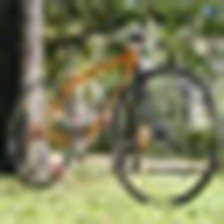
#> input picture dataset/bicycle/bicycle_001.jpg, 224 x 224 px
$ python -i processamento.py   (imports and definitions only)
#> lines starting #> are read from the running program, lines starting #| are printed output that depends on the picture
import cv2
import numpy as np
from PIL import Image

def carregar_imagem(arquivo):
    # Converte o arquivo enviado pelo Streamlit para uma matriz NumPy
    imagem_pil = Image.open(arquivo).convert("RGB")
    return np.array(imagem_pil)

def converter_para_cinza(imagem):
    # Converte uma imagem RGB para escala de cinza
    return cv2.cvtColor(imagem, cv2.COLOR_RGB2GRAY)

def detectar_bordas(imagem_cinza):
    # Detecta bordas usando o algoritmo Canny
    return cv2.Canny(imagem_cinza, 100, 200)

def redimensionar_imagem(imagem, largura=300, altura=300):
    # Redimensiona todas as imagens para o mesmo tamanho
    return cv2.resize(imagem, (largura, altura))

def processar_imagem(arquivo):
    # Executa o processamento utilizado na visualização e comparação tradicional
    original = carregar_imagem(arquivo)
    redimensionada = redimensionar_imagem(original)
    cinza = converter_para_cinza(redimensionada)
    bordas = detectar_bordas(cinza)
    return original, redimensionada, cinza, bordas

def processar_imagem_caminho(caminho):
    # Processa uma imagem existente no dataset
#> called with caminho = '../dataset/bicycle/bicycle_001.jpg'
    imagem = cv2.imread(caminho)
#> imagem is the input picture: shape (224, 224, 3); mean B, G, R 92.2, 127.1, 125.3
    if imagem is None:
        return None
    imagem = cv2.cvtColor(imagem, cv2.COLOR_BGR2RGB)
    redimensionada = redimensionar_imagem(imagem)
#> in redimensionar_imagem, `return cv2.resize(imagem, (largura, altura))`:
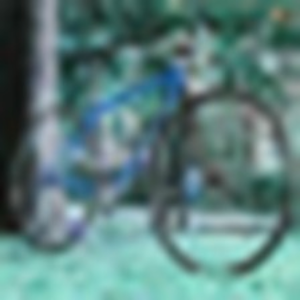
#> returned value: shape (300, 300, 3); mean of channels 0, 1, 2 125.1, 127, 92.1; drawn as B, G, R
    cinza = converter_para_cinza(redimensionada)
#> in converter_para_cinza, `return cv2.cvtColor(imagem, cv2.COLOR_RGB2GRAY)`:
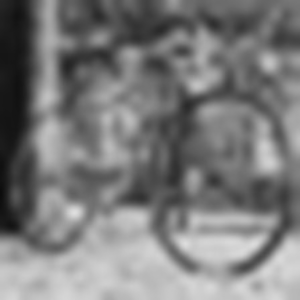
#> returned value: shape (300, 300); min 12, max 222, mean 122.5
    return detectar_bordas(cinza)
#> in detectar_bordas, `return cv2.Canny(imagem_cinza, 100, 200)`: returned value: shape (300, 300); every value is 0

>>> result = processar_imagem_caminho('../dataset/bicycle/bicycle_001.jpg')

$ run again, on dataset/bicycle/bicycle_002.jpg
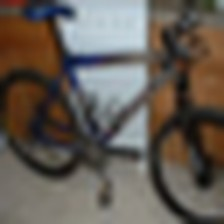
#> input picture dataset/bicycle/bicycle_002.jpg, 224 x 224 px
#> in processar_imagem_caminho, imagem is the input picture: shape (224, 224, 3); mean B, G, R 84.3, 92.2, 100.3
#> in redimensionar_imagem, `return cv2.resize(imagem, (largura, altura))`:
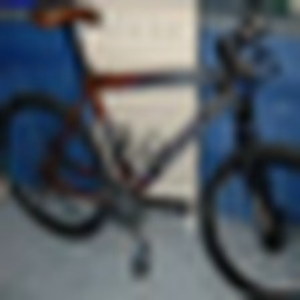
#> returned value: shape (300, 300, 3); mean of channels 0, 1, 2 100.1, 92.1, 84.2; drawn as B, G, R
#> in converter_para_cinza, `return cv2.cvtColor(imagem, cv2.COLOR_RGB2GRAY)`:
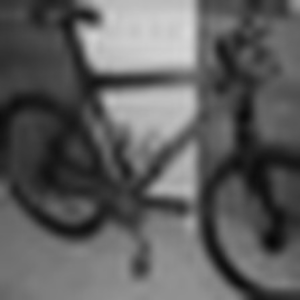
#> returned value: shape (300, 300); min 7, max 215, mean 93.6

$ run again, on dataset/bicycle/bicycle_003.jpg
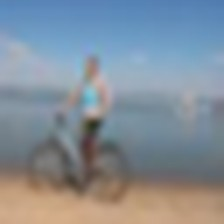
#> input picture dataset/bicycle/bicycle_003.jpg, 224 x 224 px
#> in processar_imagem_caminho, imagem is the input picture: shape (224, 224, 3); mean B, G, R 153, 142.4, 131.5
#> in redimensionar_imagem, `return cv2.resize(imagem, (largura, altura))`:
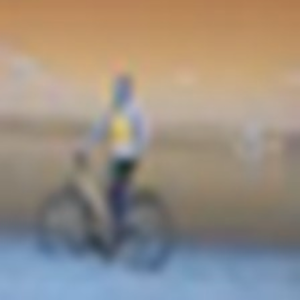
#> returned value: shape (300, 300, 3); mean of channels 0, 1, 2 131.4, 142.4, 152.9; drawn as B, G, R
#> in converter_para_cinza, `return cv2.cvtColor(imagem, cv2.COLOR_RGB2GRAY)`:
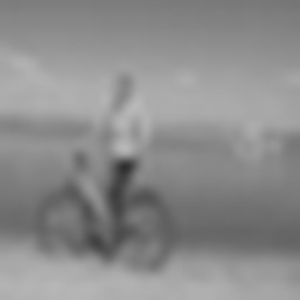
#> returned value: shape (300, 300); min 45, max 185, mean 140.3

$ run again, on dataset/bicycle/bicycle_004.jpg
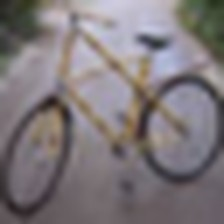
#> input picture dataset/bicycle/bicycle_004.jpg, 224 x 224 px
#> in processar_imagem_caminho, imagem is the input picture: shape (224, 224, 3); mean B, G, R 122.9, 119.6, 126.5
#> in redimensionar_imagem, `return cv2.resize(imagem, (largura, altura))`:
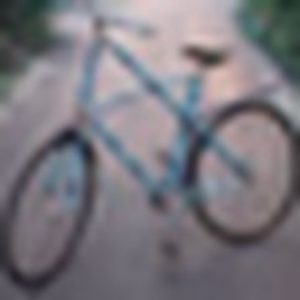
#> returned value: shape (300, 300, 3); mean of channels 0, 1, 2 126.4, 119.5, 122.8; drawn as B, G, R
#> in converter_para_cinza, `return cv2.cvtColor(imagem, cv2.COLOR_RGB2GRAY)`:
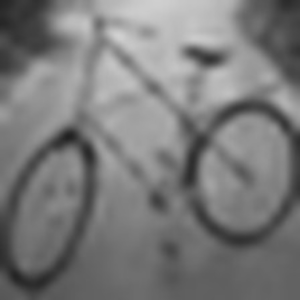
#> returned value: shape (300, 300); min 32, max 210, mean 121.9
